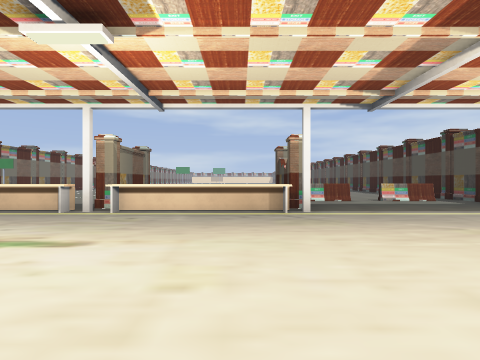
[1] (above)

20 first-person views from a walk through a Godot game level. The camera is 1.2 m above the floor, looks level and sees 80° across. The floor is counted in squares, 2 m on a side. Each view is taken from the middle of a square. On the plan, view 1 faces up. The plan holds only what a view shows up to about 9 squares ahead; the rest is blank. The place goes on beyond the plan.

[2]
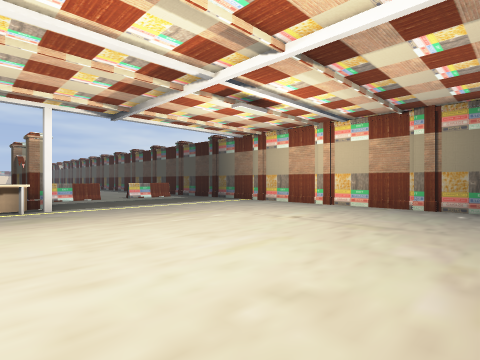

[3]
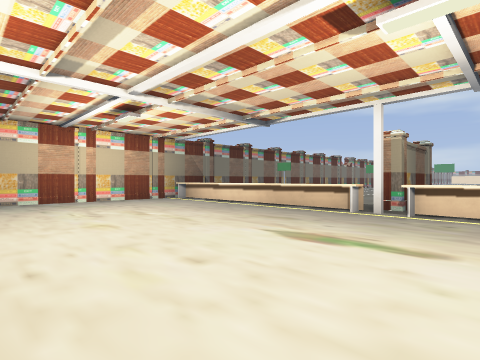

[4]
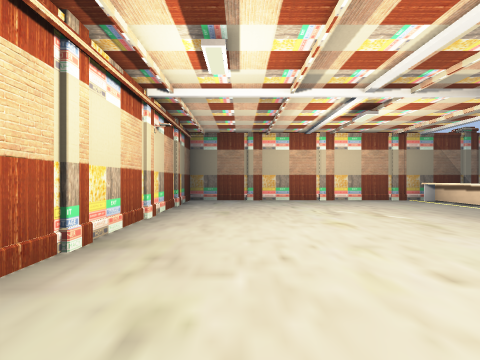

[5]
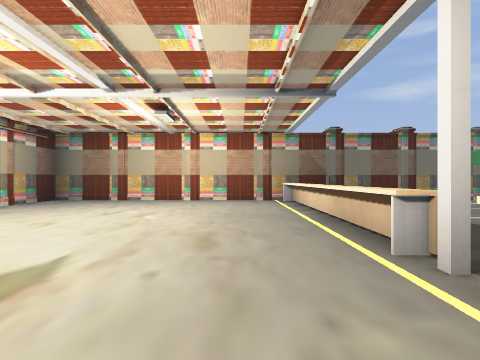

[6]
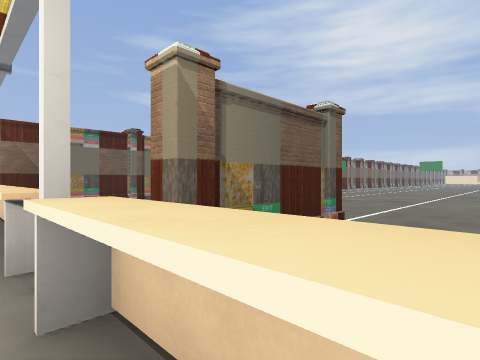

[7]
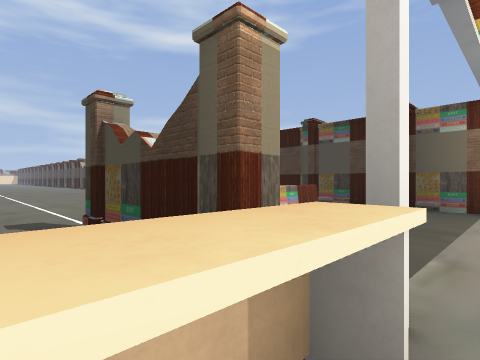

[8]
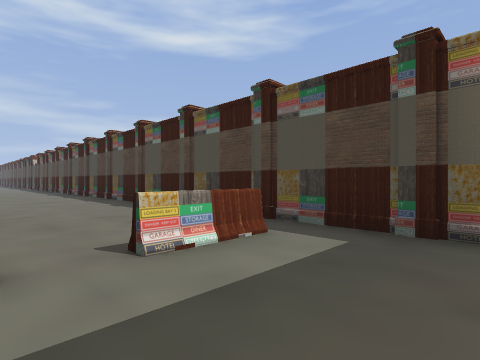

[9]
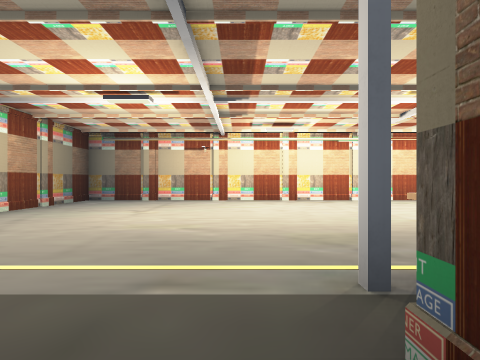

[10]
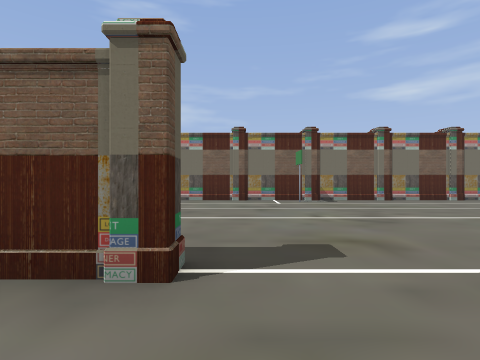

[11]
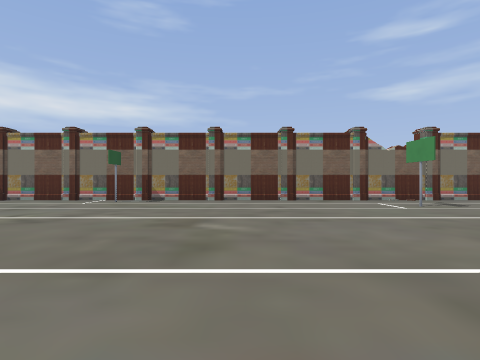

[12]
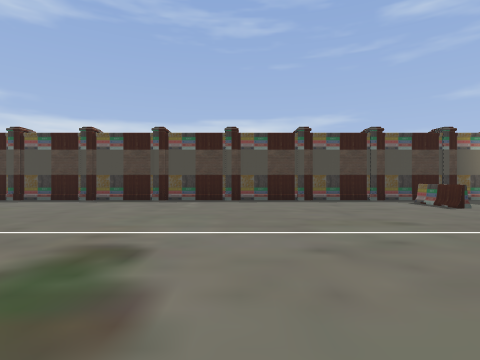

[13]
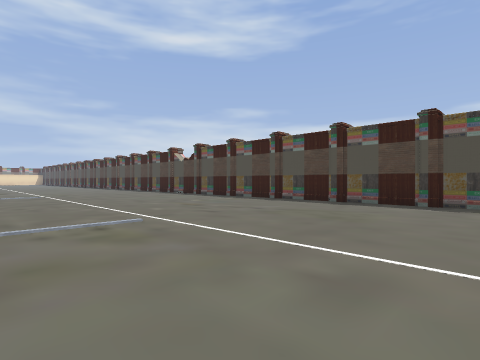

[14]
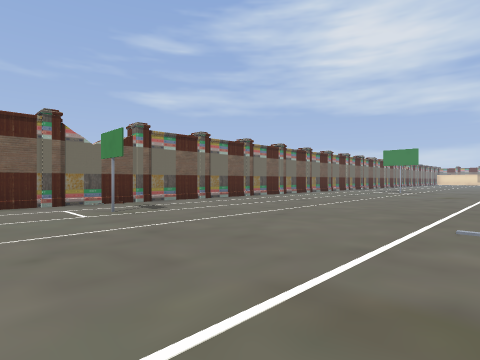

[15]
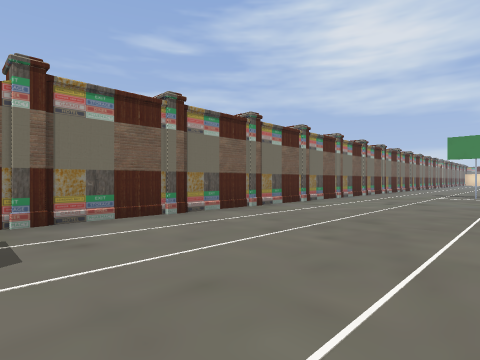

[16]
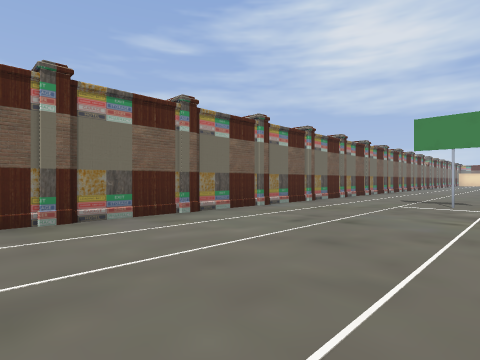

[17]
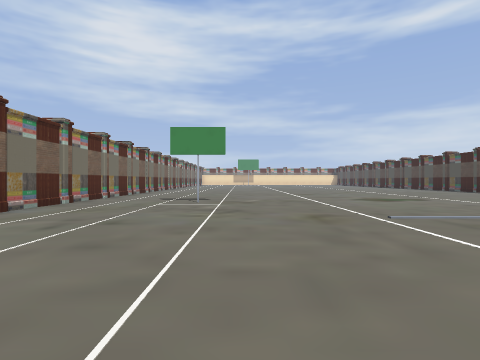

[18]
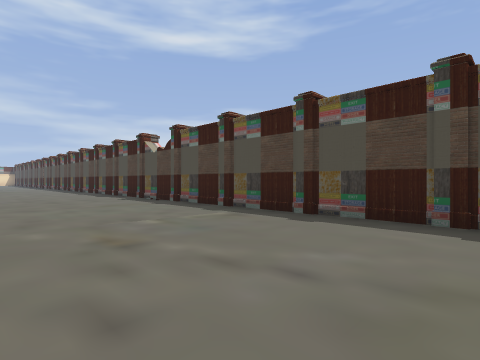

[19]
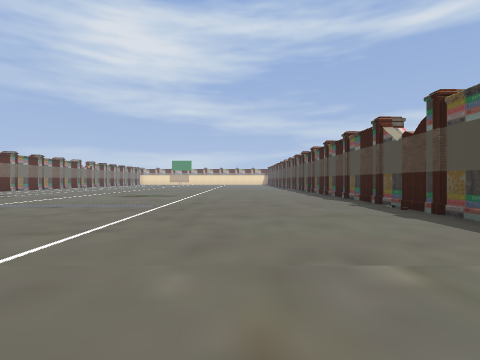

[20]
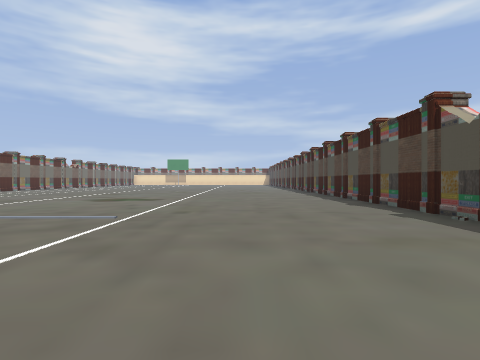

### Floor plan
Points are (right, up) in squares from view 1. A wall is a line through its corners. A room is listed if a view was taken in it or the views show most of it. See-through windows are left out.
Room 1 (views 1, 2, 3, 4, 5, 6, 7, 8, 9, 10, 11, 12, 13, 14, 15, 16, 17, 18, 19, 20)
walls: (-3.1, 8.6) (-2.7, 8.6) (-2.7, 6.1) (-3.1, 6.1); (1.5, 6.1) (1.1, 6.1) (1.1, 8.6); (-9.5, 32) (-9.5, -1.5) (6.5, -1.5) (6.5, 32)
low walls: (3.2, 8.2) (1.9, 8.2); (4, 8.3) (5.6, 8.3); (-3.3, 5.6) (-3.3, 5.2) (-4, 5.2); (-3.1, 5.5) (-4, 5.5); (-0.9, 5.5) (-2.3, 5.5) (-2.3, 5.1); (-1, 5.2) (-2.5, 5.2); (5.6, 8.2) (4, 8.2); (1, 5.2) (0, 5.2); (0.8, 5.1) (0.8, 5.5) (0, 5.5); (-7.9, 5.5) (-9.1, 5.5) (-9.1, 5.1); (-7.9, 5.2) (-9.1, 5.2)
ways out: gap at (-9, 6); gap at (1, 6); gap at (3.5, 8)

Positions as (right, up) in squares from view 1, and headings:
1: (0, 0), facing up
2: (0, -1), facing up-right
3: (-1, 0), facing up-left
4: (-1, 0), facing left
5: (-1, 4), facing left
6: (-1, 5), facing up-left
7: (0, 5), facing up-right
8: (3, 6), facing up-right
9: (2, 7), facing down
10: (-1, 9), facing left
11: (-1, 14), facing left
12: (-2, 13), facing right
13: (-1, 16), facing up-right
14: (-2, 16), facing up-left
15: (-5, 19), facing up-left
16: (-5, 23), facing up-left
17: (-5, 23), facing up
18: (2, 19), facing up-right
19: (3, 21), facing up
20: (3, 23), facing up
